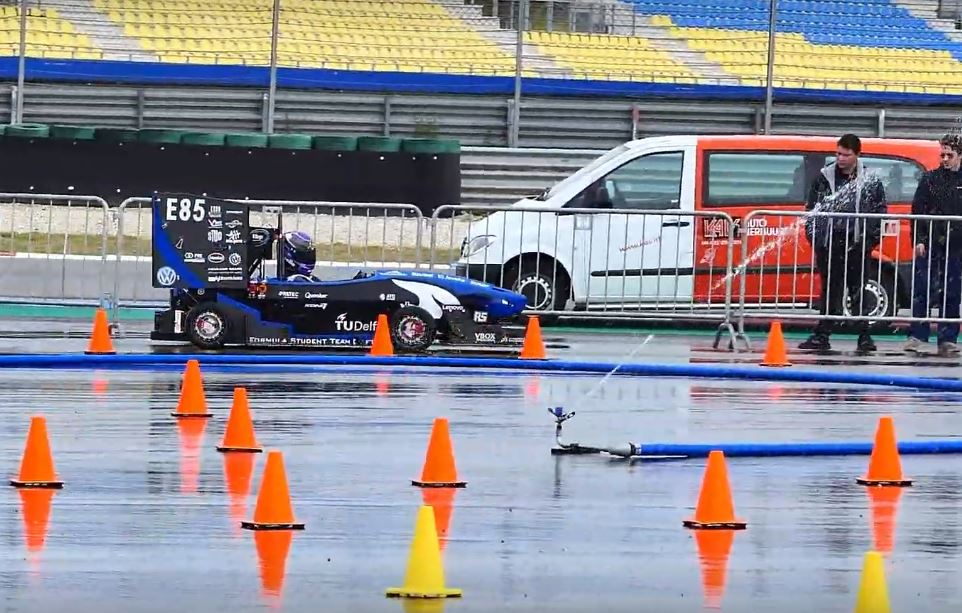
#> input picture fstest.jpg, 962 x 613 px, given in place of the camera
$ python color_filtering.py
#> lines starting #> are read from the running program, lines starting #| are printed output that depends on the picture; after the words box and inside, x2 and y2 are one past the last pixel; in counts of white or black regions, pixels touching at a corner belong together
import numpy as np
import cv2


video = cv2.VideoCapture(0)

a = 0
while True:
    a = a+1
    check, frame = video.read()
#> frame is the input picture: shape (613, 962, 3); mean B, G, R 146.9, 139.3, 140.7
    hsv = cv2.cvtColor(frame,cv2.COLOR_BGR2HSV)
#> hsv: shape (613, 962, 3); mean H, S, V 93.8, 75.4, 168.1
    lower_red = np.array([50,100,100])
    upper_red = np.array([179,255,255])

    mask = cv2.inRange(hsv,lower_red,upper_red)
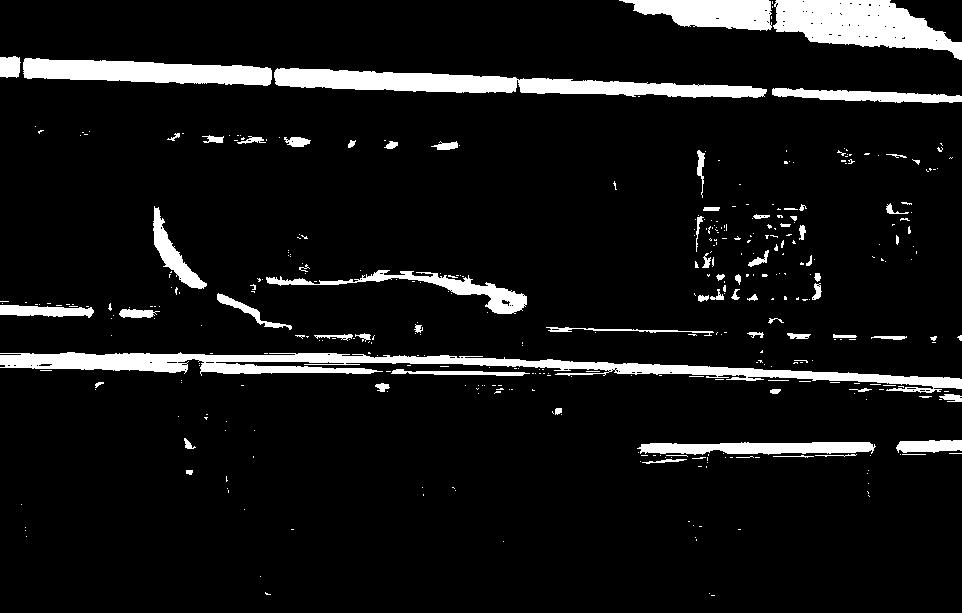
#> mask: shape (613, 962); 8.3% white; 401 white regions (329 under 20 px), largest, box (x1, y1, x2, y2) and area: (0, 352, 962, 393) 10968, (274, 68, 767, 98) 7413, (773, 0, 962, 60) 6572
    res = cv2.bitwise_and(frame,frame,mask = mask)
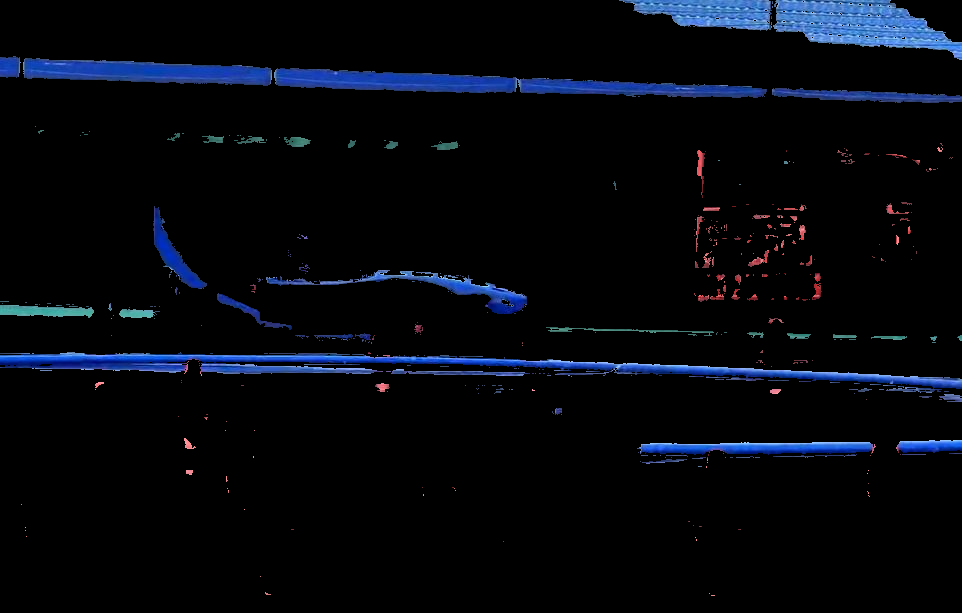
#> res: shape (613, 962, 3); mean B, G, R 14, 7.6, 4.7

    cv2.imshow('Capturing',mask)
    cv2.imshow('Capturin',res)
    cv2.imshow('Capturing',frame)
    key = cv2.waitKey(5) & 0xFF
#> (key Esc is pressed here)
    if key == 27:
        break

video.release()
cv2.destroyAllWindows

$ run again, on 12.jpg
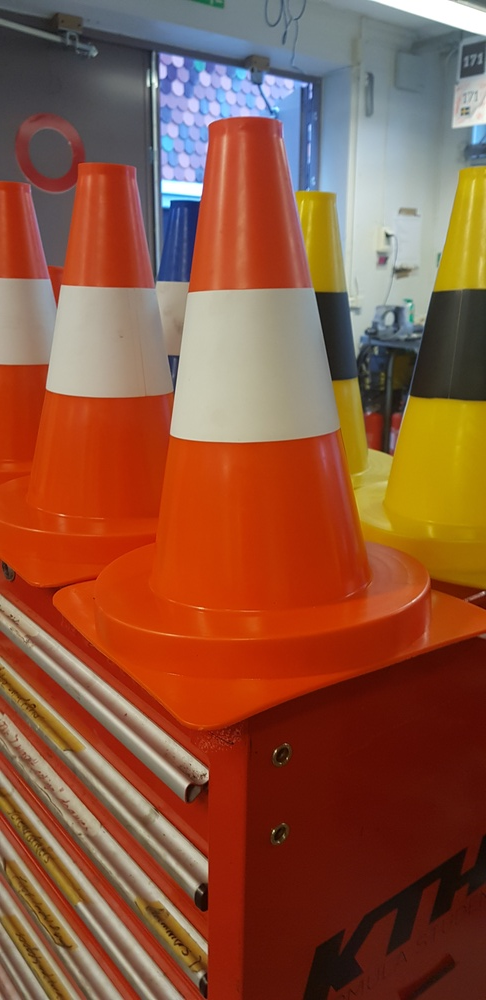
#> input picture 12.jpg, 486 x 1000 px, shrunk from 1960 x 4032 before the run, given in place of the camera
#> frame is the input picture: shape (1000, 486, 3); mean B, G, R 61.3, 85.3, 140.9
#> hsv: shape (1000, 486, 3); mean H, S, V 31.9, 157.8, 147.1
#> `mask = cv2.inRange(hsv,lower_red,upper_red)`:
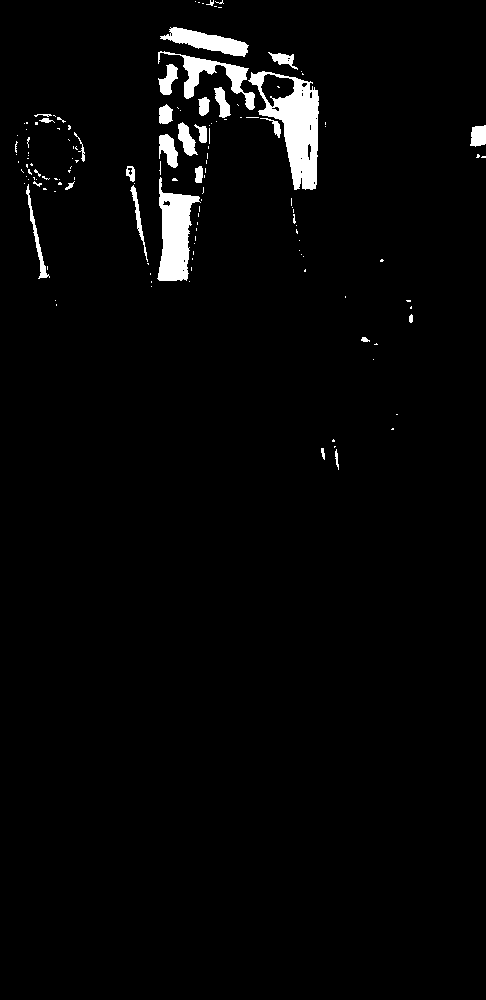
#> mask: shape (1000, 486); 2.7% white; 139 white regions (111 under 20 px), largest, box (x1, y1, x2, y2) and area: (248, 71, 319, 190) 3749, (157, 177, 201, 281) 2532, (158, 51, 255, 110) 1379
#> `res = cv2.bitwise_and(frame,frame,mask = mask)`:
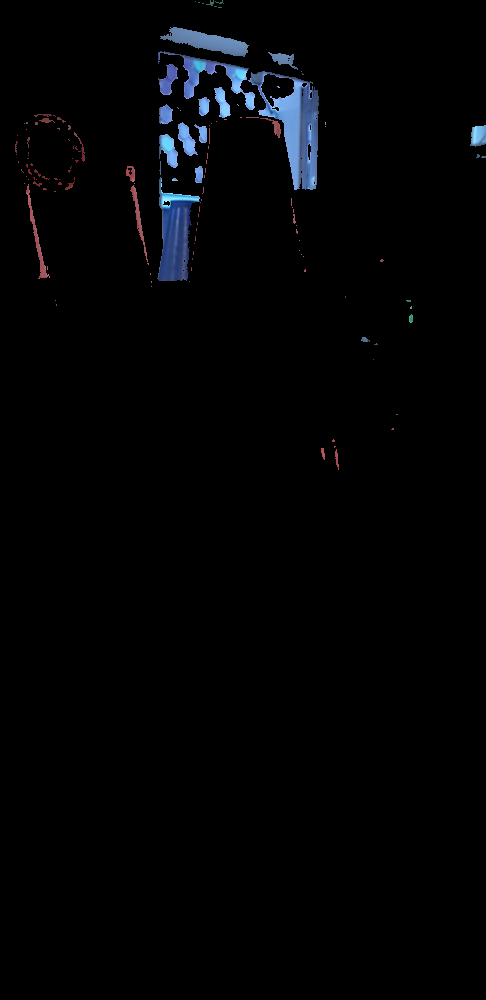
#> res: shape (1000, 486, 3); mean B, G, R 4.6, 3.3, 2.6
